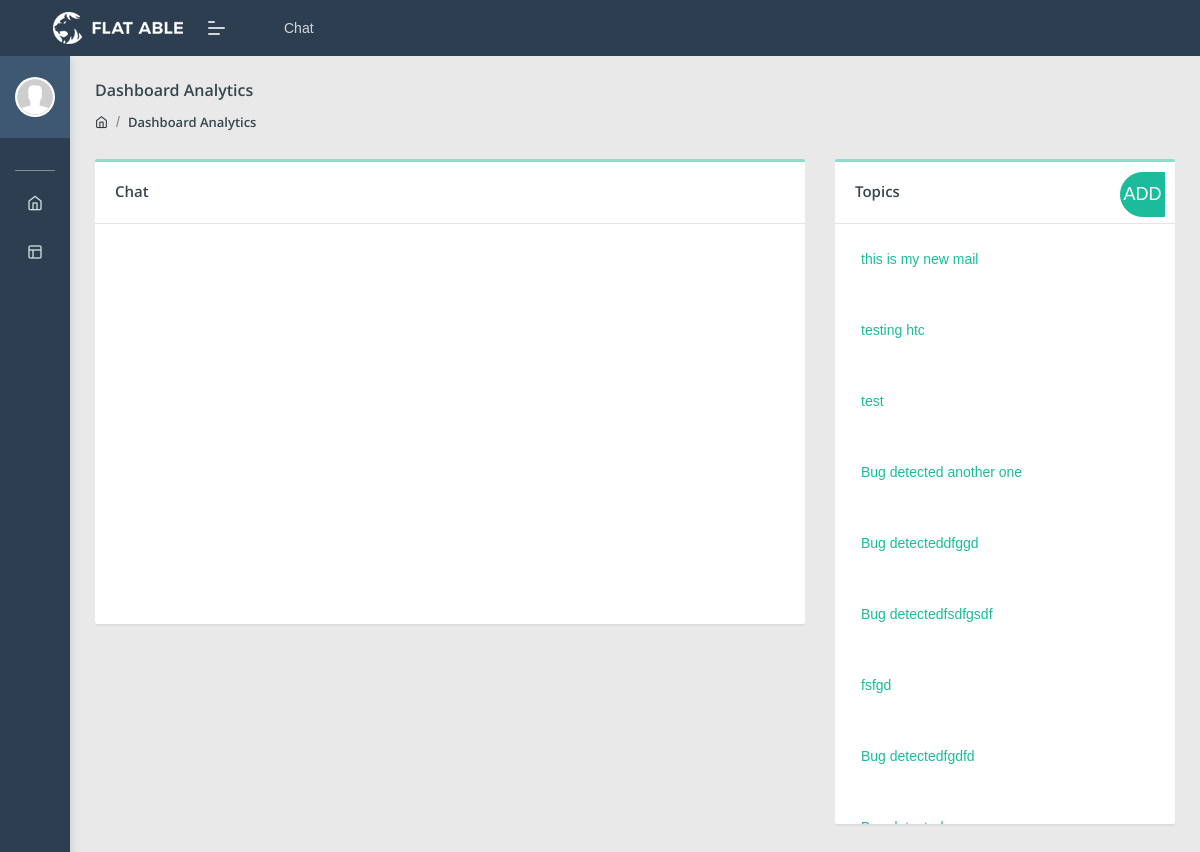
/welcome/chat (signed in), run on the app's committed database.
### welcome/models.py (models this page shows, shortened)
class chat(models.Model):
    chatOwner = models.ForeignKey(User, null = True, on_delete = models.SET_NULL, related_name='chat', blank = True)
    chatTitle  = models.CharField(max_length=256)
    createdDate = models.DateTimeField(default=timezone.now)
    chatReceiver = models.ForeignKey(User, null=True, on_delete=models.CASCADE, related_name='chat_reciver', blank=True)
    chatContent = models.TextField()
    is_viewed = models.BooleanField(default=False)
    archived = models.BooleanField(default=False)
    viewedDate = models.DateTimeField(null=True)

### welcome/views.py (the view)
# urls.py: path('chat', views.chatPage, name = 'chat'),
@login_required(login_url='login')
def chatPage(request):
    userNow = str(request.user)
    if str(request.user) != 'admin':
        chatList = chat.objects.filter(Q(chatOwner = request.user) | Q(chatReceiver = request.user)).all().order_by('-createdDate').values()
    else:
        chatList = chat.objects.all().order_by('-createdDate').values()
    form = chatModelForm(request.POST or None)
    context = {"form": form,
                "chatListAll":chatList,
                }
    if request.method == "POST":
        if form.is_valid():
            form.save()
            return HttpResponseRedirect('/welcome/chat')
    return render(request, 'chat.html', context)

### templates/chat.html (shortened to what this page needs)
{% extends 'chat_base_template.html' %}
{% load i18n %}
{% load static %}
{%block chatContent%}
<div class="col-lg-8 col-md-32">
    <div class="card chat-card">
        <div class="card-header">
            {% if replyForm %}
                <h5 id="chat_topic_name">Chat: {{title}}</h5>
            {% else %}
            <h5 id="chat_topic_name">Chat</h5>
            {% endif %}
        </div>
        <div class="card-body" style="height:400px;overflow-x:hidden;overflow-y:auto">
        </div>
    </div>
</div>
{%endblock%}
{%block chatItem%}
{% include 'chatItem.html' %}
{%endblock%}

### templates/chatItem.html (shortened to what this page needs)
<div class="col-lg-4 col-md-32">
    <div class="card table-card review-card">
        <div class="card-header borderless ">
            <h5>Topics</h5>
            <div class="card-header-right">
                <div class="btn-group card-option">
                    {% if form %}
                        <button class="btn  btn-icon btn-primary" data-toggle="modal" data-target="#exampleModalCenter">ADD</button>
                    {% endif%}
                </div>
            </div>
        </div>
        <div class="card-body pb-0" style="height:600px;overflow-y:auto">
            <div class="review-block">
                {%for chat in chatListAll%}
                    <div id="{{chat.id}}">
                        <a href="{% url 'chatDetails' chat.id%}" style="padding:1.5em">
                            {{chat.chatTitle}}
                        </a>
                    </div>
                {% endfor%}
            </div>
        </div>
    </div>
</div>

### data on the page
chat: chatTitle "this is my new mail"
chat: chatTitle "testing htc"
chat: chatTitle "test"
chat: chatTitle "Bug detected another one"
chat: chatTitle "Bug detecteddfggd"
chat: chatTitle "Bug detectedfsdfgsdf"
chat: chatTitle "fsfgd"
chat: chatTitle "Bug detectedfgdfd"
